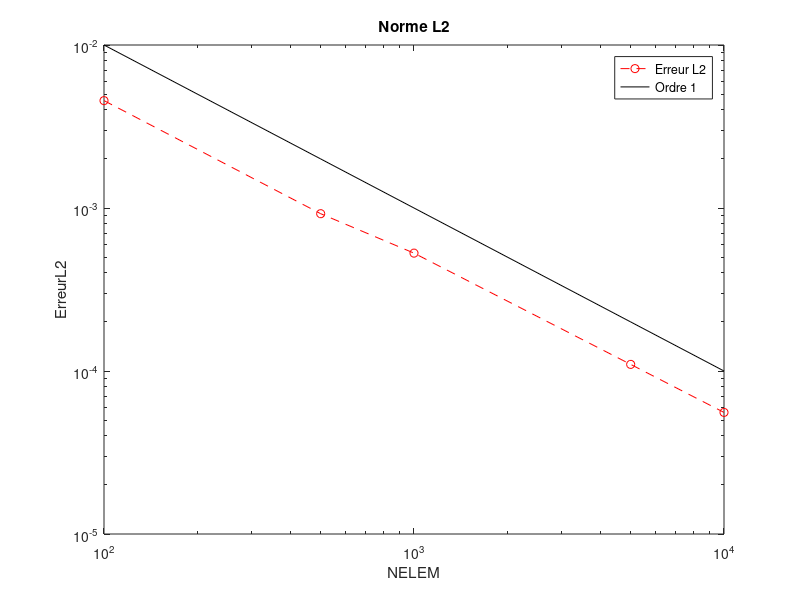

MATLAB code for this plot:

%Error = load('ErrorLap.mat');
clear; close all; clc;
L2 = [0.00455847356498157;0.000922685071123033;0.000528612173577428;0.000109798163869421;5.57099977426828e-05];
h = [ 100 500 1000 5000 10000];
loglog(h, L2, 'r--o',h, 1./h, 'k-')
legend('Erreur L2','Ordre 1')
xlabel('NELEM'); ylabel('ErreurL2');
title('Norme L2')